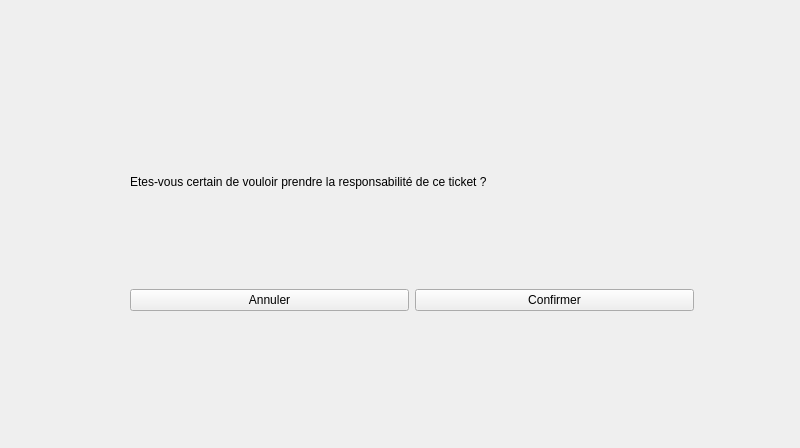
<?xml version="1.0" encoding="UTF-8"?>
<ui version="4.0">
 <class>VuePriseTicket</class>
 <widget class="QWidget" name="VuePriseTicket">
  <property name="geometry">
   <rect>
    <x>0</x>
    <y>0</y>
    <width>800</width>
    <height>448</height>
   </rect>
  </property>
  <property name="windowTitle">
   <string>VuePriseTicket</string>
  </property>
  <widget class="QWidget" name="verticalLayoutWidget">
   <property name="geometry">
    <rect>
     <x>130</x>
     <y>80</y>
     <width>564</width>
     <height>231</height>
    </rect>
   </property>
   <layout class="QVBoxLayout" name="verticalLayout">
    <item>
     <widget class="QLabel" name="WarningPriseTicket">
      <property name="text">
       <string>Etes-vous certain de vouloir prendre la responsabilité de ce ticket ?</string>
      </property>
     </widget>
    </item>
    <item>
     <layout class="QHBoxLayout" name="horizontalLayout">
      <item>
       <widget class="QPushButton" name="AnnulerButton">
        <property name="text">
         <string>Annuler</string>
        </property>
       </widget>
      </item>
      <item>
       <widget class="QPushButton" name="ConfirmerButton">
        <property name="text">
         <string>Confirmer</string>
        </property>
       </widget>
      </item>
     </layout>
    </item>
   </layout>
  </widget>
 </widget>
 <resources/>
 <connections/>
</ui>
